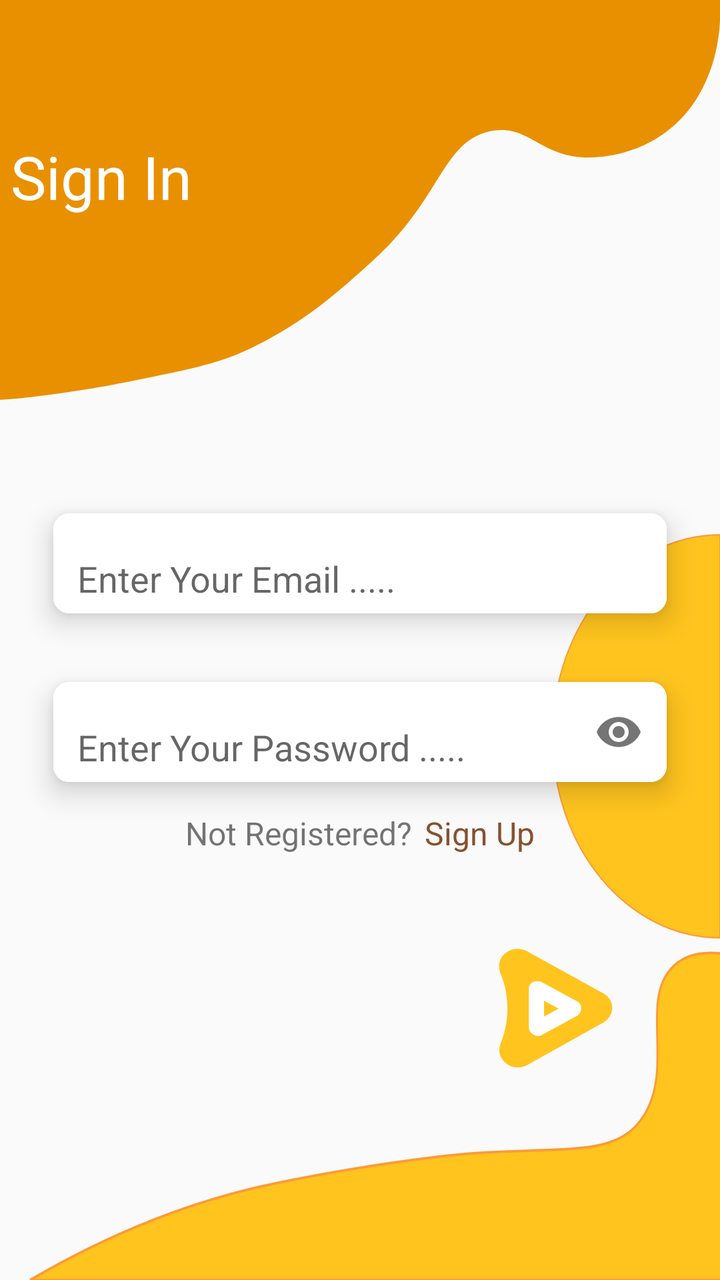
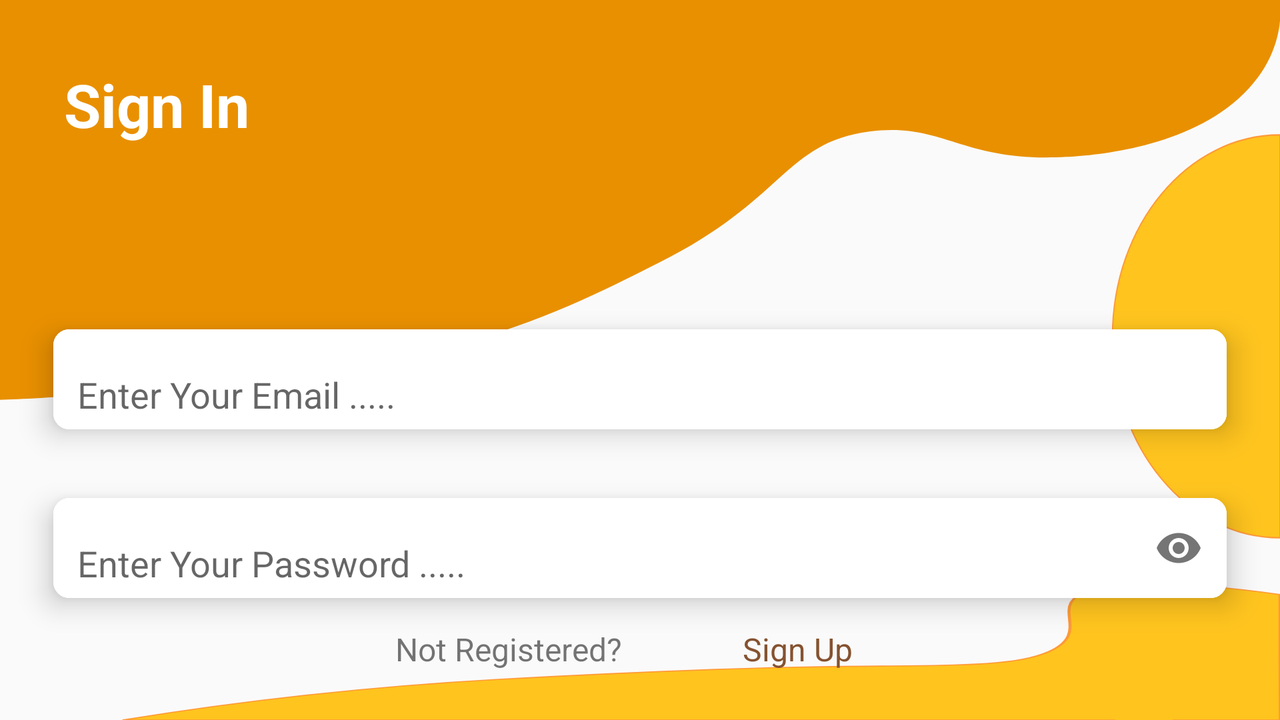

First picture: res/layout/ on a phone held upright. Second picture: the repository's own variant of that layout, on a device whose configuration matches the variant's folder. Source for both follows.
<!-- AndroidManifest.xml: application theme Theme.TodoList -->
<!-- res/layout/fragment_sign_in.xml -->
<?xml version="1.0" encoding="utf-8"?>
<androidx.constraintlayout.widget.ConstraintLayout xmlns:android="http://schemas.android.com/apk/res/android"
    xmlns:app="http://schemas.android.com/apk/res-auto"
    xmlns:tools="http://schemas.android.com/tools"
    android:layout_width="match_parent"
    android:layout_height="match_parent"
    tools:context=".fragments.SignInFragment">

    <ImageView
        android:id="@+id/imageView"
        android:layout_width="wrap_content"
        android:layout_height="200dp"
        android:scaleType="fitXY"
        android:src="@drawable/design1"
        app:layout_constraintEnd_toEndOf="parent"
        app:layout_constraintHorizontal_bias="0.5"
        app:layout_constraintStart_toStartOf="parent"
        app:layout_constraintTop_toTopOf="parent" />

    <ImageView
        android:id="@+id/imageView2"
        android:layout_width="267dp"
        android:layout_height="321dp"
        android:scaleType="fitXY"
        android:src="@drawable/ellipse1"
        app:layout_constraintEnd_toEndOf="parent"
        app:layout_constraintTop_toBottomOf="@+id/imageView" />

    <ImageView
        android:id="@+id/imageView3"
        android:layout_width="424dp"
        android:layout_height="528dp"
        android:layout_marginStart="12dp"
        android:scaleType="fitXY"
        android:src="@drawable/design2"
        app:layout_constraintBottom_toBottomOf="parent"
        app:layout_constraintEnd_toEndOf="parent"
        app:layout_constraintHorizontal_bias="0.5"
        app:layout_constraintStart_toStartOf="parent" />

    <TextView
        android:id="@+id/textView"
        android:layout_width="wrap_content"
        android:layout_height="wrap_content"
        android:layout_marginTop="68dp"
        android:layout_marginEnd="264dp"
        android:text="@string/sign_in"
        android:textColor="@color/white"
        android:textSize="30sp"
        app:layout_constraintEnd_toEndOf="parent"
        app:layout_constraintTop_toTopOf="parent" />

    <com.google.android.material.card.MaterialCardView
        android:id="@+id/cardView1"
        android:layout_width="0dp"
        android:layout_height="wrap_content"
        android:layout_marginHorizontal="16dp"
        android:layout_marginTop="42dp"
        app:cardCornerRadius="8dp"
        app:cardElevation="8dp"
        app:cardUseCompatPadding="true"
        app:layout_constraintEnd_toEndOf="parent"
        app:layout_constraintHorizontal_bias="0.5"
        app:layout_constraintStart_toStartOf="parent"
        app:layout_constraintTop_toTopOf="@+id/imageView2">

        <com.google.android.material.textfield.TextInputLayout
            android:layout_width="match_parent"
            android:layout_height="50dp"
            android:background="@color/white"
            app:boxStrokeWidth="0dp"
            app:boxStrokeWidthFocused="0dp"
            app:hintEnabled="false">

            <com.google.android.material.textfield.TextInputEditText
                android:id="@+id/emailEt"
                android:layout_width="match_parent"
                android:layout_height="50dp"
                android:background="@color/white"
                android:hint="@string/enter_your_email"
                android:inputType="textEmailAddress"
                android:paddingStart="12dp"
                android:paddingTop="15dp" />
        </com.google.android.material.textfield.TextInputLayout>

    </com.google.android.material.card.MaterialCardView>

    <com.google.android.material.card.MaterialCardView
        android:id="@+id/cardView2"
        android:layout_width="0dp"
        android:layout_height="wrap_content"
        android:layout_marginHorizontal="16dp"
        android:layout_marginTop="5dp"
        app:cardCornerRadius="8dp"
        app:cardElevation="8dp"
        app:cardUseCompatPadding="true"
        app:layout_constraintEnd_toEndOf="parent"
        app:layout_constraintHorizontal_bias="0.5"
        app:layout_constraintStart_toStartOf="parent"
        app:layout_constraintTop_toBottomOf="@id/cardView1">



        <com.google.android.material.textfield.TextInputLayout
            android:layout_width="match_parent"
            android:layout_height="50dp"
            android:background="@color/white"
            app:boxStrokeWidth="0dp"
            app:boxStrokeWidthFocused="0dp"
            app:hintEnabled="false"
            app:passwordToggleEnabled="true">

            <com.google.android.material.textfield.TextInputEditText
                android:id="@+id/passEt"
                android:layout_width="match_parent"
                android:layout_height="match_parent"
                android:background="@color/white"
                android:hint="@string/enter_your_pass"
                android:inputType="textPassword"
                android:paddingStart="12dp"
                android:paddingTop="15dp" />

        </com.google.android.material.textfield.TextInputLayout>


    </com.google.android.material.card.MaterialCardView>


    <ImageView
        android:id="@+id/nextBtn"
        android:layout_width="60dp"
        android:layout_height="60dp"
        android:layout_marginTop="68dp"
        android:layout_marginEnd="36dp"
        android:src="@drawable/ic_btn1"
        app:layout_constraintEnd_toEndOf="@id/cardView2"
        app:layout_constraintTop_toBottomOf="@id/cardView2" />

    <TextView
        android:id="@+id/textview32"
        android:layout_width="wrap_content"
        android:layout_height="wrap_content"
        android:text="@string/not_registered"
        android:textSize="16sp"
        app:layout_constraintEnd_toStartOf="@+id/textViewSignIn"
        app:layout_constraintHorizontal_bias="0.5"
        app:layout_constraintStart_toEndOf="@+id/imageView3"
        app:layout_constraintStart_toStartOf="@+id/guideline2"
        app:layout_constraintTop_toBottomOf="@+id/cardView2" />

    <TextView
        android:id="@+id/textViewSignIn"
        android:layout_width="wrap_content"
        android:layout_height="wrap_content"
        android:text="Sign Up"
        android:textColor="@color/text_color"
        android:textSize="16sp"
        app:layout_constraintEnd_toStartOf="@+id/guideline3"
        app:layout_constraintHorizontal_bias="0.5"
        app:layout_constraintStart_toEndOf="@+id/textview32"
        app:layout_constraintTop_toTopOf="@id/textview32" />

    <androidx.constraintlayout.widget.Guideline
        android:id="@+id/guideline2"
        android:layout_width="wrap_content"
        android:layout_height="wrap_content"
        android:orientation="vertical"
        app:layout_constraintGuide_percent="0.24" />

    <androidx.constraintlayout.widget.Guideline
        android:id="@+id/guideline3"
        android:layout_width="wrap_content"
        android:layout_height="wrap_content"
        android:orientation="vertical"
        app:layout_constraintGuide_percent="0.76" />
</androidx.constraintlayout.widget.ConstraintLayout>
<!-- resources referenced by this layout -->
<resources>
  <color name="text_color">#855230</color>
  <color name="white">#FFFFFFFF</color>
  <!-- drawable design1 (drawable) -->
  <vector xmlns:android="http://schemas.android.com/apk/res/android"
      android:width="425.2dp"
      android:height="198.4dp"
      android:viewportWidth="425.2"
      android:viewportHeight="198.4">
    <path
        android:pathData="M425.2,0c0.5,7.4 0.9,29.4 -13.8,48.9c-19.2,25.6 -50.1,28.3 -57.2,28.9c-34.6,3 -40.7,-17.5 -65.4,-12.6c-28.1,5.6 -28.1,33.9 -69.8,65c-13.7,10.2 -34.4,26.8 -63.7,39.5c-23.9,10.4 -35.9,12.2 -83.4,20.3c-22.9,3.9 -58.9,8 -72.1,8.3C-0.2,131.8 -0.3,65.2 -0.5,-1.4C141.4,-1 283.3,-0.5 425.2,0z"
        android:fillColor="#E99000"/>
  </vector>
  <!-- drawable design2 (drawable) -->
  <vector xmlns:android="http://schemas.android.com/apk/res/android"
      android:width="425.2dp"
      android:height="425.2dp"
      android:viewportWidth="425.2"
      android:viewportHeight="425.2">
    <path
        android:strokeWidth="1"
        android:pathData="M425.2,303.9c-22.8,-9 -50.3,-16.2 -63.4,-3.7c-14.7,13.9 1.8,39.8 -13.4,59c-12.8,16.2 -35.8,12.4 -84.1,14.9c0,0 -37.4,1.9 -99.5,12c-30,4.9 -72.9,15.1 -124,39.1c128.2,0 256.3,0 384.5,0C425.2,384.8 425.2,344.3 425.2,303.9z"
        android:fillColor="#FFC41E"
        android:strokeColor="#FF9938"/>
  </vector>
  <!-- drawable ellipse1 (drawable) -->
  <vector xmlns:android="http://schemas.android.com/apk/res/android"
      android:width="425.2dp"
      android:height="425.2dp"
      android:viewportWidth="425.2"
      android:viewportHeight="425.2">
    <path
        android:strokeWidth="1"
        android:pathData="M425.2,89.4c-73.7,0 -133.4,59.7 -133.4,133.4s59.7,133.4 133.4,133.4V89.4z"
        android:fillColor="#FFC41E"
        android:strokeColor="#FF9938"/>
  </vector>
  <string name="enter_your_email">Enter Your Email .....</string>
  <string name="enter_your_pass">Enter Your Password .....</string>
  <string name="not_registered">Not Registered?</string>
  <string name="sign_in">Sign In</string>
  <style name="Theme.TodoList" parent="Theme.AppCompat.Light.NoActionBar">
          
          <item name="colorPrimary">@color/purple_500</item>
          <item name="colorPrimaryVariant">@color/purple_700</item>
          <item name="colorOnPrimary">@color/white</item>
          
          <item name="colorSecondary">@color/teal_200</item>
          <item name="colorSecondaryVariant">@color/teal_700</item>
          <item name="colorOnSecondary">@color/black</item>
          
          <item name="android:statusBarColor" tools:targetApi="l">?attr/colorPrimaryVariant</item>
          
      </style>
  <color name="purple_500">#FF6200EE</color>
  <color name="purple_700">#FF3700B3</color>
  <color name="teal_200">#8BC34A</color>
  <color name="teal_700">#FF018786</color>
  <color name="black">#FF000000</color>
</resources>
<!-- res/layout-land/fragment_sign_in.xml (the repository's variant of the layout above) -->
<!-- drawn on the phone turned sideways -->
<?xml version="1.0" encoding="utf-8"?>
<androidx.constraintlayout.widget.ConstraintLayout xmlns:android="http://schemas.android.com/apk/res/android"
    xmlns:app="http://schemas.android.com/apk/res-auto"
    xmlns:tools="http://schemas.android.com/tools"
    android:layout_width="match_parent"
    android:layout_height="match_parent"
    tools:context=".fragments.SignInFragment">

    <ImageView
        android:id="@+id/imageView"
        android:layout_width="match_parent"
        android:layout_height="200dp"
        android:scaleType="fitXY"
        android:src="@drawable/design1"
        app:layout_constraintEnd_toEndOf="parent"
        app:layout_constraintHorizontal_bias="0.5"
        app:layout_constraintStart_toStartOf="parent"
        app:layout_constraintTop_toTopOf="parent" />

    <ImageView
        android:id="@+id/imageView2"
        android:layout_width="267dp"
        android:layout_height="321dp"
        android:scaleType="fitXY"
        android:src="@drawable/ellipse1"
        app:layout_constraintEnd_toEndOf="parent"
        app:layout_constraintTop_toTopOf="parent" />

    <ImageView
        android:id="@+id/imageView3"
        android:layout_width="match_parent"
        android:layout_height="220dp"
        android:scaleType="fitXY"
        android:src="@drawable/design2"
        app:layout_constraintLeft_toLeftOf="parent"
        app:layout_constraintBottom_toBottomOf="parent" />

    <TextView
        android:id="@+id/textView"
        android:layout_width="wrap_content"
        android:layout_height="wrap_content"
        android:layout_marginStart="32dp"
        android:layout_marginTop="32dp"
        android:text="@string/sign_in"
        android:textColor="@color/white"
        android:textSize="30sp"
        android:textStyle="bold"
        app:layout_constraintStart_toStartOf="parent"
        app:layout_constraintTop_toTopOf="parent" />

    <com.google.android.material.card.MaterialCardView
        android:id="@+id/cardView1"
        android:layout_width="0dp"
        android:layout_height="wrap_content"
        android:layout_marginHorizontal="16dp"
        android:layout_marginTop="150dp"
        app:cardCornerRadius="8dp"
        app:cardElevation="8dp"
        app:cardUseCompatPadding="true"
        app:layout_constraintEnd_toEndOf="parent"
        app:layout_constraintHorizontal_bias="0.5"
        app:layout_constraintStart_toStartOf="parent"
        app:layout_constraintTop_toTopOf="@+id/imageView2">

        <com.google.android.material.textfield.TextInputLayout
            android:layout_width="match_parent"
            android:layout_height="50dp"
            android:background="@color/white"
            app:boxStrokeWidth="0dp"
            app:boxStrokeWidthFocused="0dp"
            app:hintEnabled="false">

            <com.google.android.material.textfield.TextInputEditText
                android:id="@+id/emailEt"
                android:layout_width="match_parent"
                android:layout_height="50dp"
                android:background="@color/white"
                android:hint="@string/enter_your_email"
                android:inputType="textEmailAddress"
                android:paddingStart="12dp"
                android:paddingTop="15dp" />
        </com.google.android.material.textfield.TextInputLayout>

    </com.google.android.material.card.MaterialCardView>

    <com.google.android.material.card.MaterialCardView
        android:id="@+id/cardView2"
        android:layout_width="0dp"
        android:layout_height="wrap_content"
        android:layout_marginHorizontal="16dp"
        android:layout_marginTop="5dp"
        app:cardCornerRadius="8dp"
        app:cardElevation="8dp"
        app:cardUseCompatPadding="true"
        app:layout_constraintEnd_toEndOf="parent"
        app:layout_constraintHorizontal_bias="0.5"
        app:layout_constraintStart_toStartOf="parent"
        app:layout_constraintTop_toBottomOf="@id/cardView1">



        <com.google.android.material.textfield.TextInputLayout
            android:layout_width="match_parent"
            android:layout_height="50dp"
            android:background="@color/white"
            app:boxStrokeWidth="0dp"
            app:boxStrokeWidthFocused="0dp"
            app:hintEnabled="false"
            app:passwordToggleEnabled="true">

            <com.google.android.material.textfield.TextInputEditText
                android:id="@+id/passEt"
                android:layout_width="match_parent"
                android:layout_height="match_parent"
                android:background="@color/white"
                android:hint="@string/enter_your_pass"
                android:inputType="textPassword"
                android:paddingStart="12dp"
                android:paddingTop="15dp" />

        </com.google.android.material.textfield.TextInputLayout>


    </com.google.android.material.card.MaterialCardView>


    <ImageView
        android:id="@+id/nextBtn"
        android:layout_width="60dp"
        android:layout_height="60dp"
        android:layout_marginTop="36dp"
        android:layout_marginEnd="8dp"
        android:src="@drawable/ic_btn1"
        app:layout_constraintEnd_toEndOf="@id/cardView2"
        app:layout_constraintTop_toBottomOf="@id/cardView2" />

    <TextView
        android:id="@+id/textview32"
        android:layout_width="wrap_content"
        android:layout_height="wrap_content"
        android:layout_marginStart="44dp"
        android:text="@string/not_registered"
        android:textSize="16sp"
        app:layout_constraintStart_toEndOf="@+id/imageView3"
        app:layout_constraintStart_toStartOf="@+id/guideline2"
        app:layout_constraintTop_toBottomOf="@+id/cardView2" />

    <TextView
        android:id="@+id/textViewSignUp"
        android:layout_width="wrap_content"
        android:layout_height="wrap_content"
        android:text="Sign Up"
        android:textColor="@color/text_color"
        android:textSize="16sp"
        app:layout_constraintEnd_toStartOf="@+id/guideline3"
        app:layout_constraintHorizontal_bias="0.5"
        app:layout_constraintStart_toEndOf="@+id/textview32"
        app:layout_constraintTop_toTopOf="@id/textview32" />

    <androidx.constraintlayout.widget.Guideline
        android:id="@+id/guideline2"
        android:layout_width="wrap_content"
        android:layout_height="wrap_content"
        android:orientation="vertical"
        app:layout_constraintGuide_percent="0.24" />

    <androidx.constraintlayout.widget.Guideline
        android:id="@+id/guideline3"
        android:layout_width="wrap_content"
        android:layout_height="wrap_content"
        android:orientation="vertical"
        app:layout_constraintGuide_percent="0.76" />
</androidx.constraintlayout.widget.ConstraintLayout>
